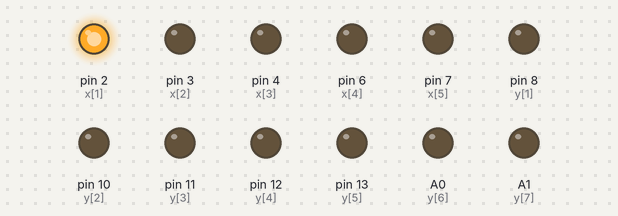
A sketch run on a simulated Arduino Uno, built with avr-gcc and run on an emulated ATmega328P. On the bench: output pins drawn as LEDs (lit = HIGH). Pins used as bus, display or sensor lines are not drawn.

Above: at 0.04 s.
At 1.25 s:
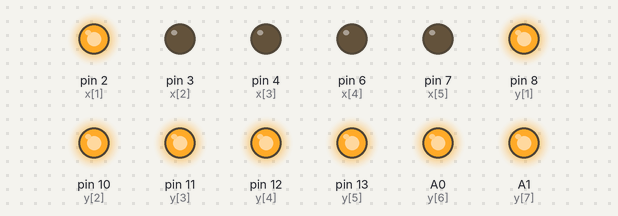
At 5.73 s:
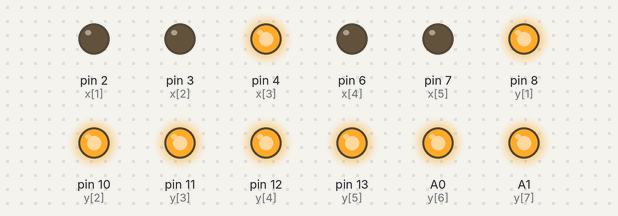
At 7.97 s:
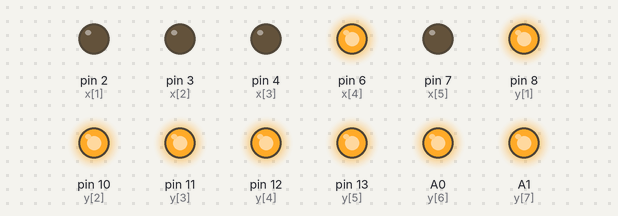
At 12.46 s:
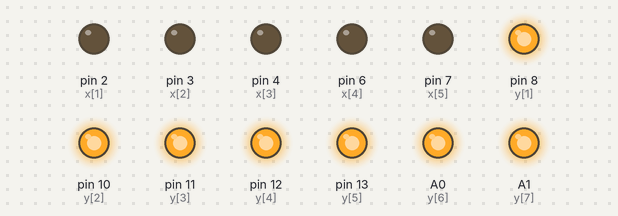
At 16.94 s:
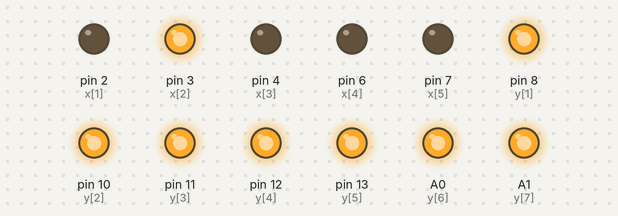
Timing chart, 0 to 17.5 s (numbered marks = the images above):
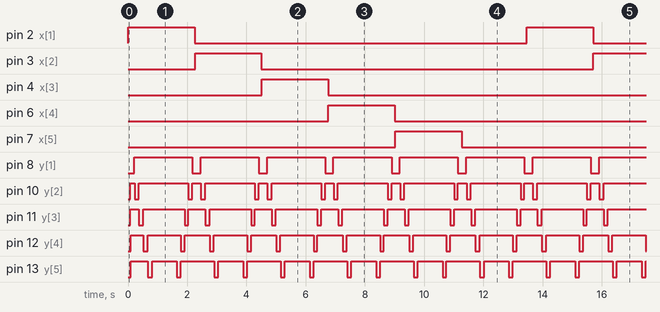

The sketch:

except_led.ino
```cpp
int x[]={0,2,3,4,6,7};
int y[]={0,8,10,11,12,13,A0,A1};
int xx,yy
,xl,yl;
void setup() {
  for(int i=1;i<=6;i++){
    pinMode(x[i],OUTPUT);
    digitalWrite(y[i],0);
  }
  for(int i=1;i<=8;i++){
    pinMode(y[i],OUTPUT);
    digitalWrite(y[i],0);
  }
  Serial.begin(9600);
  xl = sizeof(x)/sizeof(x[0]);
  yl = sizeof(y)/sizeof(y[0]);
}

void loop() {
   for(int a = 1; a<=xl; a++){
      for(int b = 1; b<=yl; b++){
        except(a,x,0,xl);
        except(b,y,1,yl);
      }
      for(int b = yl; b>=1; b--){
        except(a,x,0,xl);
        except(b,y,1,yl);
      }
   }
}

void except(int search,int arr[],bool y, int len){
  //int i = sizeof(arr)/sizeof(arr[0]);
  int o = len;
  for(int i = 0; i<=o; i++){
    if(i==search){
      digitalWrite(arr[i],!y);
    }else{
      digitalWrite(arr[i],y);
      delay(10);
    }
  }
}
```

Measured:
- by itself, pin 2 (x[1]), pin 3 (x[2]), pin 4 (x[3]), pin 6 (x[4]), pin 7 (x[5]): alternates HIGH for 2.2 s and LOW for 11.2 s
- by itself, pin 8 (y[1]): alternates HIGH for 2.0 s and LOW for 0.28 s
- by itself, pin 10 (y[2]): repeats every 2.2 s: LOW 0.14 s, HIGH 1.7 s, LOW 0.13 s, HIGH 0.29 s
- by itself, pin 11 (y[3]): repeats every 2.2 s: LOW 0.14 s, HIGH 1.4 s, LOW 0.13 s, HIGH 0.57 s
- by itself, pin 12 (y[4]): repeats every 2.2 s: LOW 0.14 s, HIGH 1.1 s, LOW 0.13 s, HIGH 0.85 s
- by itself, pin 13 (y[5]): repeats every 2.2 s: LOW 0.14 s, HIGH 0.84 s, LOW 0.13 s, HIGH 1.1 s
- by itself, A0 (y[6]): repeats every 2.2 s: LOW 0.14 s, HIGH 0.56 s, LOW 0.13 s, HIGH 1.4 s
- by itself, A1 (y[7]): repeats every 2.2 s: LOW 0.14 s, HIGH 0.28 s, LOW 0.13 s, HIGH 1.7 s
